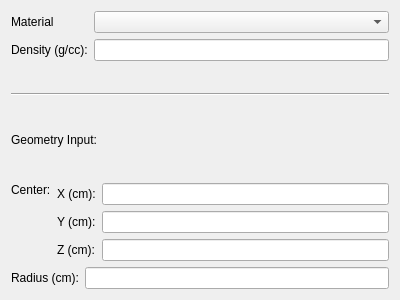
<?xml version="1.0" encoding="UTF-8"?>
<ui version="4.0">
 <class>Form</class>
 <widget class="QWidget" name="Form">
  <property name="geometry">
   <rect>
    <x>0</x>
    <y>0</y>
    <width>400</width>
    <height>300</height>
   </rect>
  </property>
  <property name="windowTitle">
   <string>Form</string>
  </property>
  <layout class="QVBoxLayout" name="verticalLayout">
   <item>
    <layout class="QVBoxLayout" name="verticalLayout_2">
     <item>
      <layout class="QFormLayout" name="formLayout_2">
       <item row="0" column="0">
        <widget class="QLabel" name="label">
         <property name="text">
          <string>Material</string>
         </property>
        </widget>
       </item>
       <item row="0" column="1">
        <widget class="QComboBox" name="comboBox"/>
       </item>
       <item row="1" column="0">
        <widget class="QLabel" name="label_2">
         <property name="text">
          <string>Density (g/cc):</string>
         </property>
        </widget>
       </item>
       <item row="1" column="1">
        <widget class="QLineEdit" name="lineEdit"/>
       </item>
      </layout>
     </item>
    </layout>
   </item>
   <item>
    <widget class="Line" name="line">
     <property name="orientation">
      <enum>Qt::Orientation::Horizontal</enum>
     </property>
    </widget>
   </item>
   <item>
    <widget class="QLabel" name="label_3">
     <property name="text">
      <string>Geometry Input:</string>
     </property>
    </widget>
   </item>
   <item>
    <layout class="QVBoxLayout" name="verticalLayout_3">
     <item>
      <layout class="QHBoxLayout" name="horizontalLayout">
       <item>
        <widget class="QLabel" name="label_4">
         <property name="text">
          <string>Center:</string>
         </property>
         <property name="alignment">
          <set>Qt::AlignmentFlag::AlignLeading|Qt::AlignmentFlag::AlignLeft|Qt::AlignmentFlag::AlignTop</set>
         </property>
        </widget>
       </item>
       <item>
        <layout class="QFormLayout" name="formLayout_5">
         <item row="0" column="0">
          <widget class="QLabel" name="label_5">
           <property name="text">
            <string>X (cm):</string>
           </property>
          </widget>
         </item>
         <item row="0" column="1">
          <widget class="QLineEdit" name="lineEdit_3"/>
         </item>
         <item row="1" column="0">
          <widget class="QLabel" name="label_7">
           <property name="text">
            <string>Y (cm):</string>
           </property>
          </widget>
         </item>
         <item row="2" column="0">
          <widget class="QLabel" name="label_8">
           <property name="text">
            <string>Z (cm):</string>
           </property>
          </widget>
         </item>
         <item row="1" column="1">
          <widget class="QLineEdit" name="lineEdit_4"/>
         </item>
         <item row="2" column="1">
          <widget class="QLineEdit" name="lineEdit_5"/>
         </item>
        </layout>
       </item>
      </layout>
     </item>
     <item>
      <layout class="QFormLayout" name="formLayout_4">
       <item row="0" column="0">
        <widget class="QLabel" name="label_6">
         <property name="text">
          <string>Radius (cm):</string>
         </property>
        </widget>
       </item>
       <item row="0" column="1">
        <widget class="QLineEdit" name="lineEdit_2"/>
       </item>
      </layout>
     </item>
    </layout>
   </item>
  </layout>
 </widget>
 <resources/>
 <connections/>
</ui>
